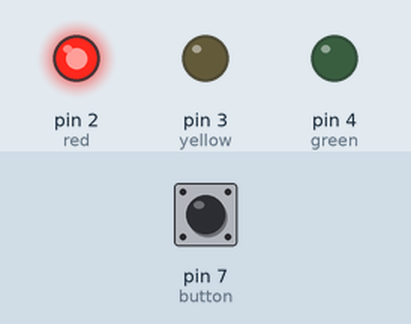
The sketch below on a simulated Arduino Uno, built with avr-gcc and run on an emulated ATmega328P. Shown: output pins drawn as LEDs (lit = HIGH). The inputs (shaded band) are chosen by the test bench; at power-on: pin 7 (button) HIGH.

Above: at 2.5 s.
At 6.0 s:
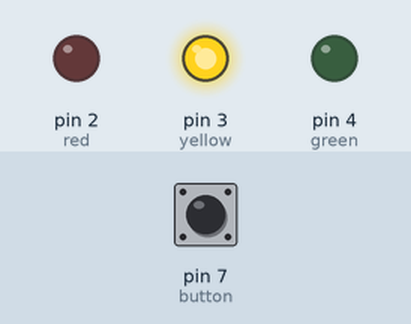
At 9.5 s:
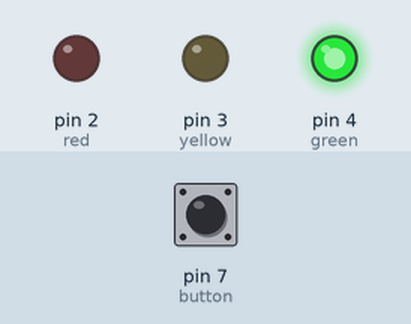
Timing chart, 0 to 15.6 s (numbered marks = the images above):
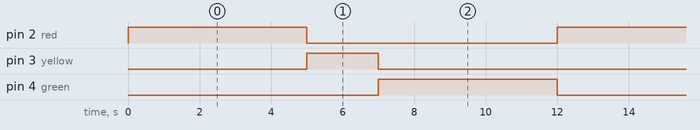

The sketch:

traffic_light.ino.ino
```cpp
int red = 2;
int yellow = 3;
int green = 4;

int button = 7;

void setup()
{
  pinMode(red, OUTPUT);
  pinMode(yellow, OUTPUT);
  pinMode(green, OUTPUT);

  pinMode(button, INPUT_PULLUP);
}

void loop()
{

  // EV Detected
  if(digitalRead(button)==LOW)
  {
    digitalWrite(red,LOW);
    digitalWrite(yellow,LOW);
    digitalWrite(green,HIGH);

    delay(5000);

    digitalWrite(green,LOW);

    return;
  }

  // Normal Signal

  digitalWrite(red,HIGH);
  digitalWrite(yellow,LOW);
  digitalWrite(green,LOW);
  delay(5000);

  digitalWrite(red,LOW);
  digitalWrite(yellow,HIGH);
  delay(2000);

  digitalWrite(yellow,LOW);
  digitalWrite(green,HIGH);
  delay(5000);

  digitalWrite(green,LOW);
}
```

Measured:
- by itself, pin 2 (red), pin 4 (green): alternates HIGH for 5.0 s and LOW for 7.0 s
- by itself, pin 3 (yellow): alternates HIGH for 2.0 s and LOW for 10.0 s
- by itself, everything shown: repeats every 12.0 s, in 4 steps
